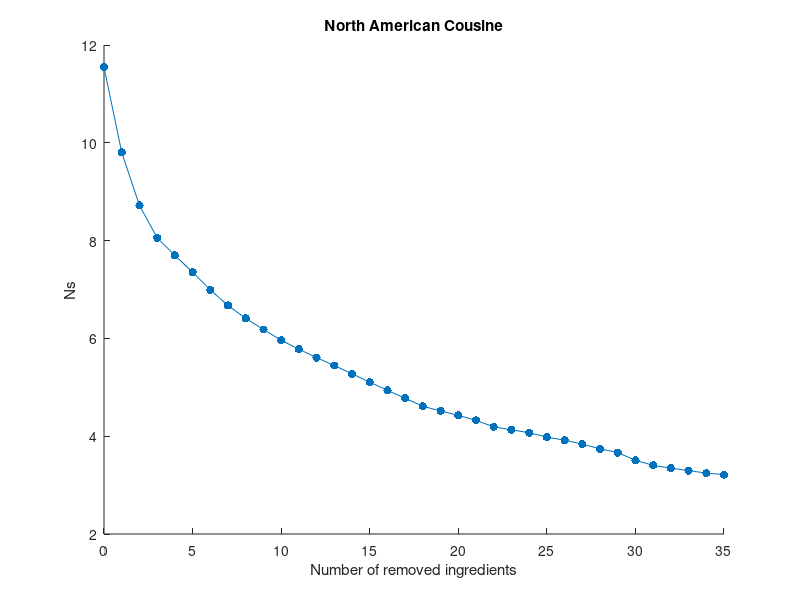

Write MATLAB code to recreate this figure.
removed = [0,1,2,3,4,5,6,7,8,9,10,11,12,13,14,15,16,17,18,19,20,21,22,23,24,25,26,27,28,29,30,31,32,33,34,35];
Ns = [11.546917168481356,9.804252280987502,8.721038786787865,8.056543521956128,7.698413095871361,7.355260015672292,6.991620651456062,6.673645125669261,6.410272338794963,6.1822383061356305,5.962025927124811,5.77957056323231,5.606832317135298,5.446134274003313,5.275116371957051,5.105382600984308,4.93584522377572,4.777301706338196,4.611931309682153,4.516174919161888,4.426848950247639,4.323964558008611,4.190964008871194,4.13032095161792,4.071674800039404,3.981409980816863,3.9182766131604234,3.838744495388981,3.742121282751236,3.6658028969611567,3.505457597699155,3.404782402081744,3.3458709734356478,3.2969023457193636,3.2451852765177294,3.2149058162827124];
scatter(removed, Ns, 'filled')

hold on;
plot(removed, Ns, 'Color', [0,0.4470,0.7410])
ylabel('Ns');
xlabel('Number of removed ingredients');
title('North American Cousine');
hold off;